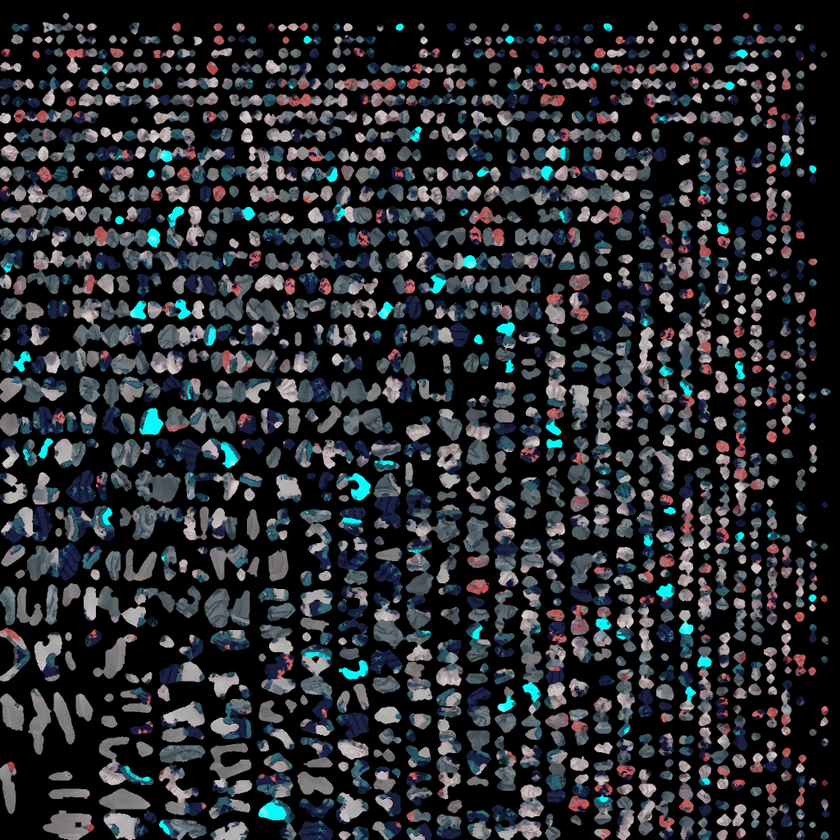
#> input picture roblox/art/bosses/abyssal_lord_v2m_atlas2.png, 840 x 840 px, shrunk from 1024 x 1024 before the run
$ python atlas_pad.py ../../art/bosses/abyssal_lord_v2m_atlas2.png
#> lines starting #> are read from the running program, lines starting #| are printed output that depends on the picture; after the words box and inside, x2 and y2 are one past the last pixel; in counts of white or black regions, pixels touching at a corner belong together
"""BOSS-NIGHT-2 3 아틀라스 가장자리 패딩(검은 배경 번짐 막기).

사용: python roblox/tools/blender/atlas_pad.py <png> [<png> ...]  (제자리 덮어씀 - git이 원본을 보관)
  KIT 굽기 아틀라스는 UV 조각 사이가 검정(0,0,0)이라 가까이선 조각 테두리에 검은 점 · 멀리선 밉맵이 검정을 섞어 검은 덩어리로 보였다(수정 여왕 날개).
  바깥과 이어진 검은 배경만 골라(테두리에서 flood fill - 조각 안의 검은 눈 · 선은 그대로) 이웃 색으로 iters번 번지게 채우고 남은 곳은 평균색.
"""
import sys

import numpy as np
from PIL import Image
from scipy import ndimage

ITERS = 24
MIN_BG = 300


def pad(path):
    img = Image.open(path).convert("RGB")
#> img is the input picture: PIL image 840x840 RGB; mean R, G, B 40.1, 42.9, 46.9
    a = np.asarray(img).astype(np.float32)
    black = a.sum(-1) < 12
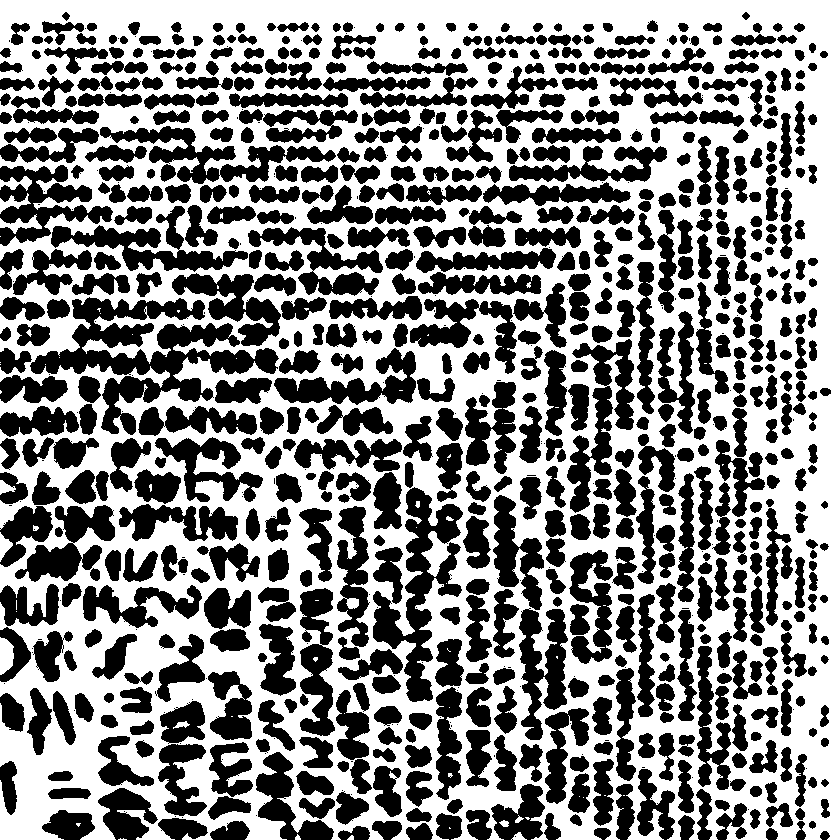
#> black: shape (840, 840) bool; 53.1% white; 827 black regions (170 under 20 px), largest, box (x1, y1, x2, y2) and area: (30, 297, 279, 435) 11692, (373, 487, 463, 702) 6683, (567, 339, 635, 513) 4493
    # 배경 = 큰 검은 덩어리(MIN_BG픽셀 이상 - 조각 사이 빈 곳) · 작은 덩어리(눈 · 선)는 그대로(scipy 연결 성분 - 모서리 flood fill은 조각이 벽처럼 막아 일부 배경을 놓쳤다)
    labels, n = ndimage.label(black)
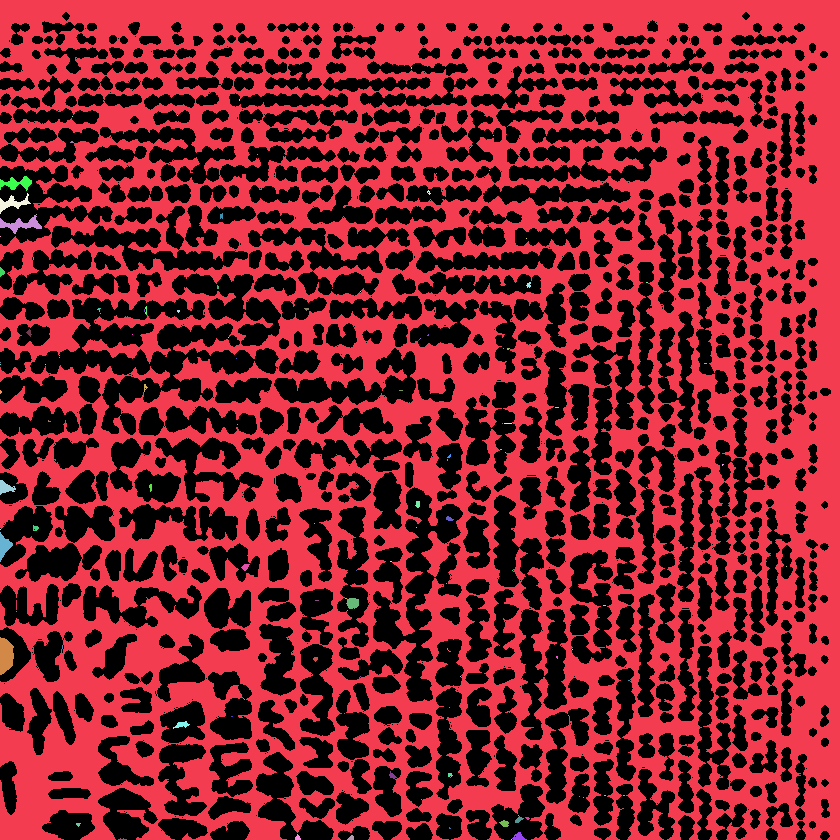
#> labels: shape (840, 840) int32; 142 distinct labels, from 0 to 141; one colour per label, 0 black
#> n = 141
    sizes = ndimage.sum(black, labels, range(n + 1))
#> sizes = 142 values, max 372522 at index 1, min 0 at index 0, mean 2641
    bg = (sizes >= MIN_BG)[labels] & black
#> bg: shape (840, 840) bool; 52.9% white; 825 black regions (168 under 20 px), largest, box (x1, y1, x2, y2) and area: (30, 297, 279, 435) 11748, (373, 487, 463, 702) 6738, (0, 165, 113, 246) 4608
    filled = ~bg
    out = a.copy()
    out[bg] = 0
#> out: shape (840, 840, 3) float32; mean R, G, B 40, 42.8, 46.8
    for _ in range(ITERS):
        acc = np.zeros_like(out)
        cnt = np.zeros(bg.shape, np.float32)
        for dy in (-1, 0, 1):
            for dx in (-1, 0, 1):
                if dx == 0 and dy == 0:
                    continue
                f = np.roll(np.roll(filled, dy, 0), dx, 1)
                c = np.roll(np.roll(out, dy, 0), dx, 1)
                acc += c * f[..., None]
                cnt += f
        grow = (~filled) & (cnt > 0)
        out[grow] = acc[grow] / cnt[grow][:, None]
        filled = filled | grow
#> this loop made 24 passes
#> pass 1, in pad, `grow = (~filled) & (cnt > 0)`:
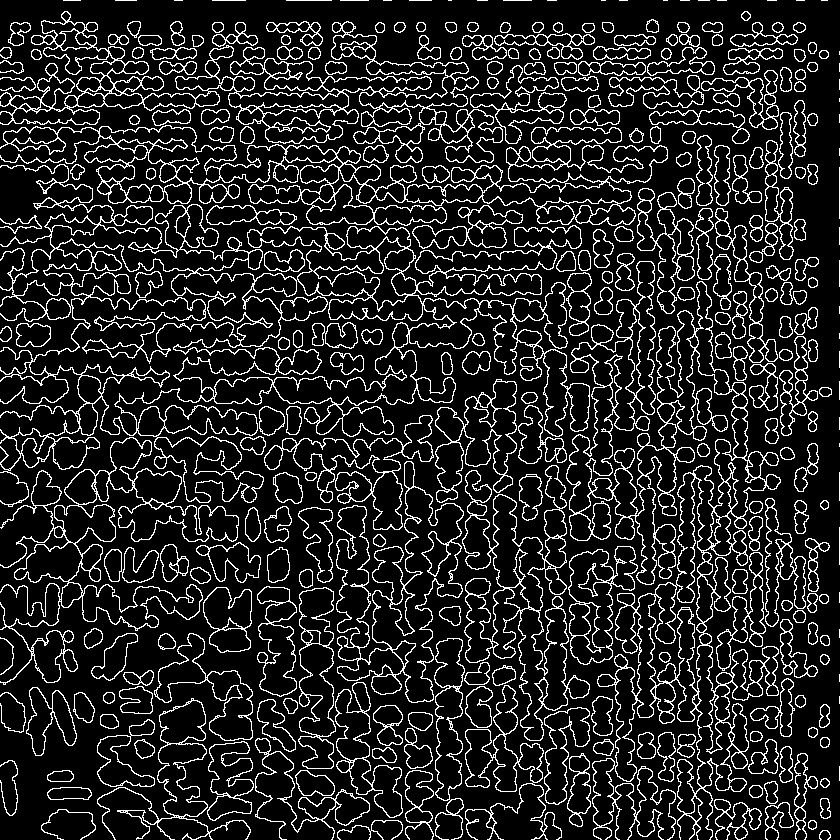
#> grow: shape (840, 840) bool; 14% white in thin lines or dots
#> pass 1, in pad, `filled = filled | grow`:
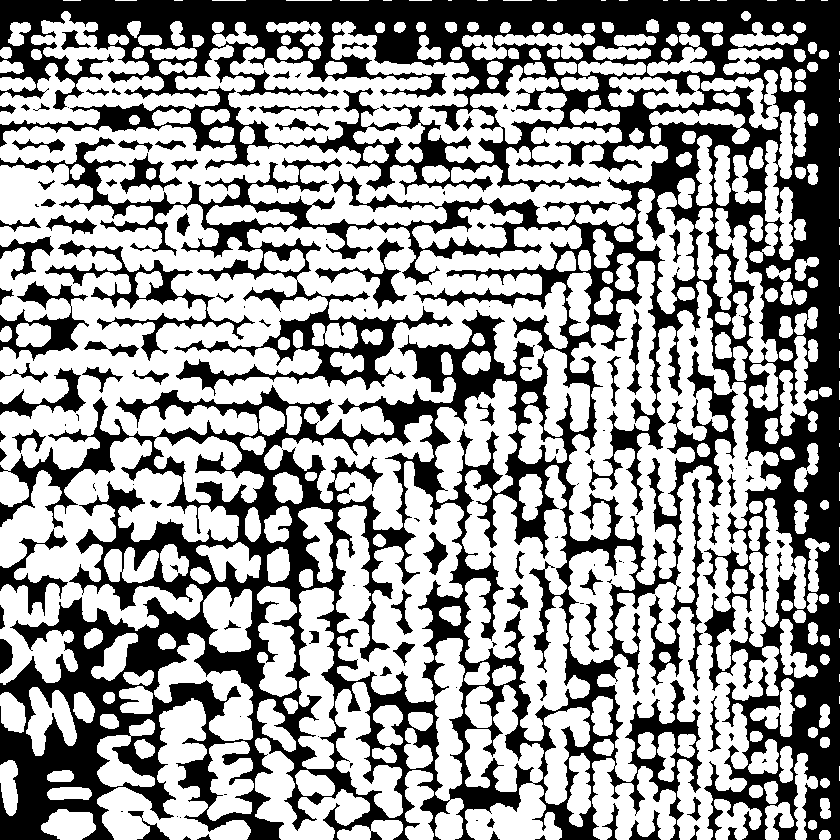
#> filled: shape (840, 840) bool; 61.1% white; 124 black regions (44 under 20 px), largest, box (x1, y1, x2, y2) and area: (0, 0, 840, 840) 252909, (45, 240, 255, 361) 3631, (0, 281, 89, 361) 2289
#> pass 2, in pad, `grow = (~filled) & (cnt > 0)`:
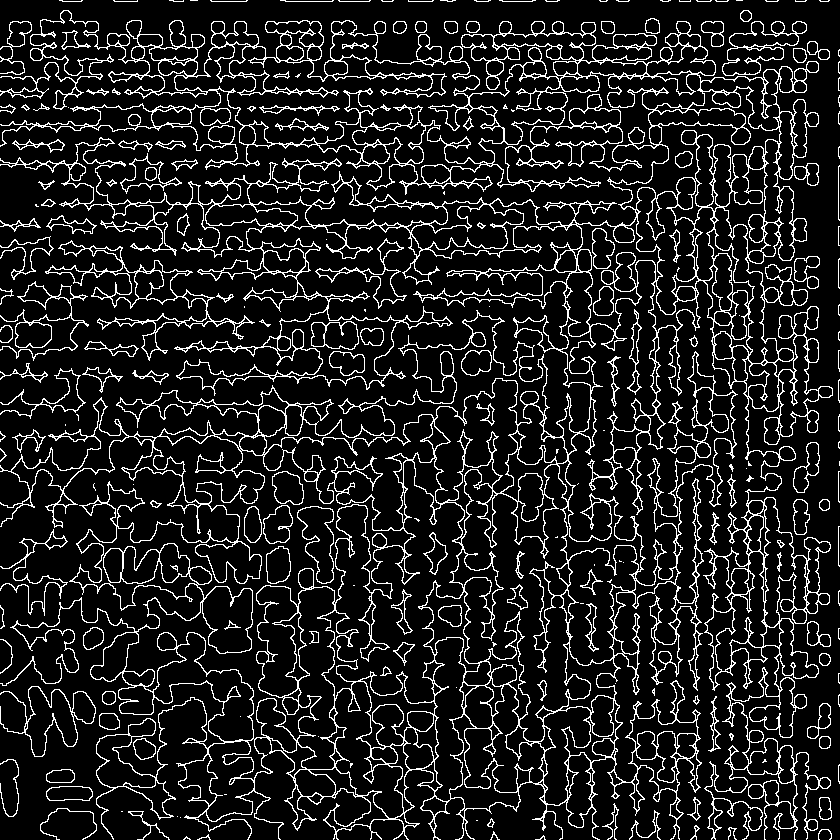
#> grow: shape (840, 840) bool; 12.5% white in thin lines or dots
#> after the loop:
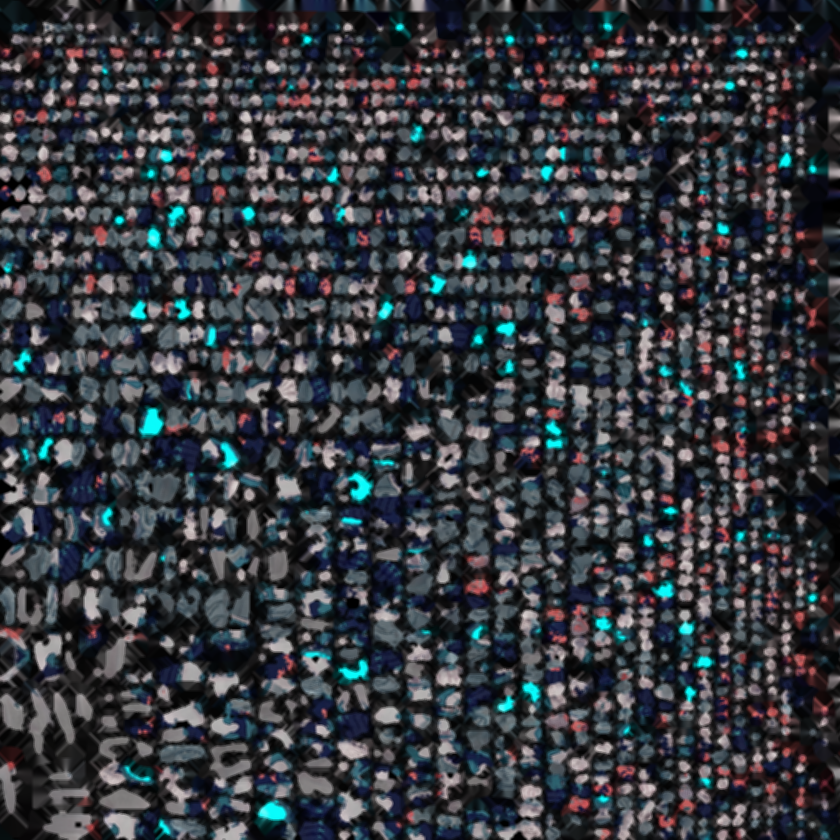
#> acc: shape (840, 840, 3) float32; mean R, G, B 429.5, 458.1, 502.5; drawn with min black and max white
#> after the loop: filled: shape (840, 840) bool; every value is 1
    if (~filled).any():
        out[~filled] = a[~bg].mean(0)
    Image.fromarray(np.clip(out, 0, 255).astype(np.uint8)).save(path)
    print("padded", path, "background", round(float(bg.mean()), 3), "kept black", int((black & ~bg).sum()))
#| padded ../../art/bosses/abyssal_lord_v2m_atlas2.png background 0.529 kept black 1763


if __name__ == "__main__":
    for p in sys.argv[1:]:
        pad(p)

$ run again, on roblox/art/bosses/scorpion_queen_v2m_atlas1.png
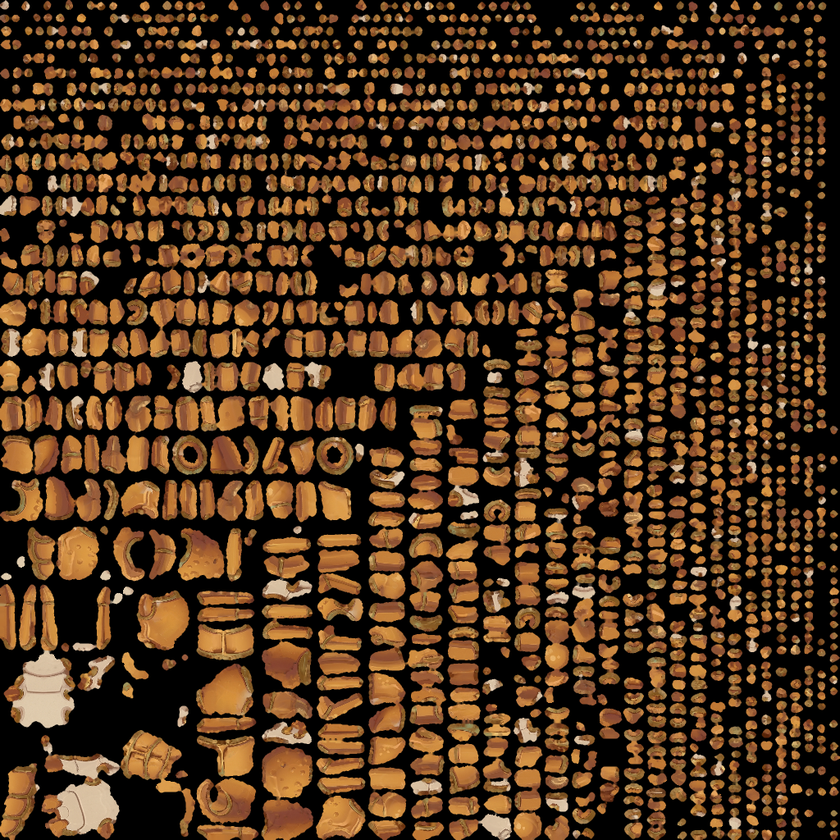
#> input picture roblox/art/bosses/scorpion_queen_v2m_atlas1.png, 840 x 840 px, shrunk from 1024 x 1024 before the run
#> in pad, img is the input picture: PIL image 840x840 RGB; mean R, G, B 79, 52.6, 28.8
#> black: shape (840, 840) bool; 45.9% white; 112 white regions (87 under 20 px), largest, box (x1, y1, x2, y2) and area: (0, 0, 840, 840) 322271, (463, 825, 499, 840) 242, (327, 447, 342, 463) 159
#> in pad, `labels, n = ndimage.label(black)`:
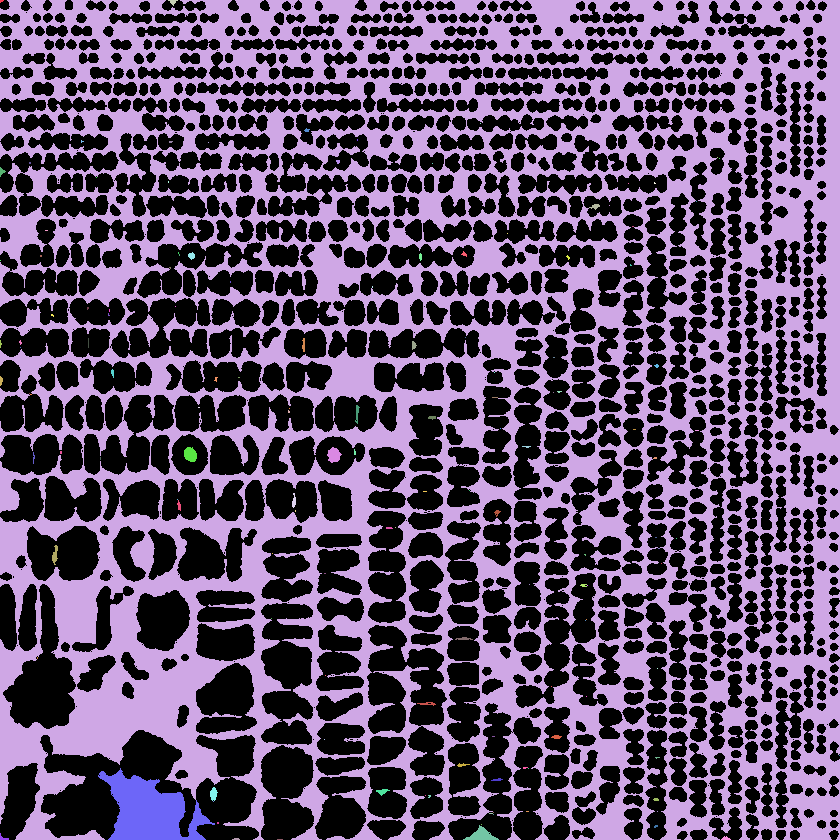
#> labels: shape (840, 840) int32; 141 distinct labels, from 0 to 140; one colour per label, 0 black
#> n = 140
#> sizes = 141 values, max 317762 at index 2, min 0 at index 0, mean 2297.9
#> bg: shape (840, 840) bool; 45.7% white; 1 white region, box (x1, y1, x2, y2) and area: (0, 0, 840, 840) 322195
#> after the loop in pad, `for _ in range(ITERS):`:
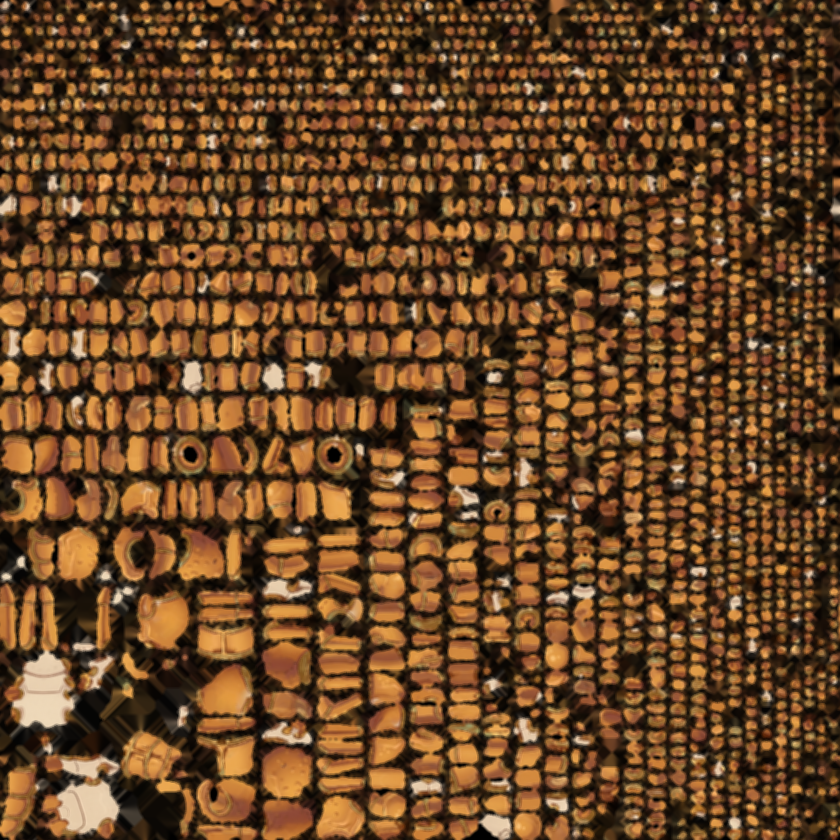
#> acc: shape (840, 840, 3) float32; mean R, G, B 789.1, 525.1, 286.7; drawn with min black and max white
#| padded ../../art/bosses/scorpion_queen_v2m_atlas1.png background 0.457 kept black 1814
